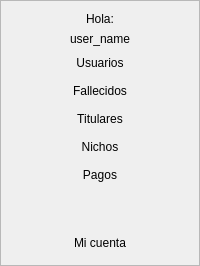
     <widget class="QFrame" name="frame_lateral_window">
      <property name="minimumSize">
       <size>
        <width>110</width>
        <height>0</height>
       </size>
      </property>
      <property name="maximumSize">
       <size>
        <width>200</width>
        <height>16777215</height>
       </size>
      </property>
      <property name="styleSheet">
       <string notr="true"/>
      </property>
      <property name="frameShape">
       <enum>QFrame::StyledPanel</enum>
      </property>
      <property name="frameShadow">
       <enum>QFrame::Raised</enum>
      </property>
      <layout class="QVBoxLayout" name="verticalLayout_5">
       <item>
        <widget class="QLabel" name="label_welcome">
         <property name="styleSheet">
          <string notr="true"/>
         </property>
         <property name="text">
          <string>Hola:</string>
         </property>
         <property name="alignment">
          <set>Qt::AlignCenter</set>
         </property>
        </widget>
       </item>
       <item>
        <widget class="QLabel" name="label_welcome_user_name">
         <property name="styleSheet">
          <string notr="true"/>
         </property>
         <property name="text">
          <string>user_name</string>
         </property>
         <property name="alignment">
          <set>Qt::AlignCenter</set>
         </property>
        </widget>
       </item>
       <item>
        <widget class="QPushButton" name="push_button_users">
         <property name="sizePolicy">
          <sizepolicy hsizetype="Expanding" vsizetype="Fixed">
           <horstretch>0</horstretch>
           <verstretch>0</verstretch>
          </sizepolicy>
         </property>
         <property name="font">
          <font>
           <pointsize>9</pointsize>
           <kerning>true</kerning>
          </font>
         </property>
         <property name="contextMenuPolicy">
          <enum>Qt::DefaultContextMenu</enum>
         </property>
         <property name="acceptDrops">
          <bool>false</bool>
         </property>
         <property name="layoutDirection">
          <enum>Qt::RightToLeft</enum>
         </property>
         <property name="text">
          <string>Usuarios</string>
         </property>
         <property name="icon">
          <iconset>
           <normaloff>C:/Users/small/Downloads/feather/users.svg</normaloff>C:/Users/small/Downloads/feather/users.svg</iconset>
         </property>
         <property name="iconSize">
          <size>
           <width>20</width>
           <height>20</height>
          </size>
         </property>
         <property name="checkable">
          <bool>true</bool>
         </property>
         <property name="autoDefault">
          <bool>false</bool>
         </property>
         <property name="flat">
          <bool>true</bool>
         </property>
        </widget>
       </item>
       <item>
        <widget class="QPushButton" name="push_button_deceased">
         <property name="sizePolicy">
          <sizepolicy hsizetype="Expanding" vsizetype="Fixed">
           <horstretch>0</horstretch>
           <verstretch>0</verstretch>
          </sizepolicy>
         </property>
         <property name="layoutDirection">
          <enum>Qt::RightToLeft</enum>
         </property>
         <property name="text">
          <string>Fallecidos</string>
         </property>
         <property name="icon">
          <iconset>
           <normaloff>C:/Users/small/Downloads/feather/user-minus.svg</normaloff>C:/Users/small/Downloads/feather/user-minus.svg</iconset>
         </property>
         <property name="iconSize">
          <size>
           <width>20</width>
           <height>20</height>
          </size>
         </property>
         <property name="checkable">
          <bool>true</bool>
         </property>
         <property name="autoDefault">
          <bool>false</bool>
         </property>
         <property name="default">
          <bool>false</bool>
         </property>
         <property name="flat">
          <bool>true</bool>
         </property>
        </widget>
       </item>
       <item>
        <widget class="QPushButton" name="push_button_holders">
         <property name="sizePolicy">
          <sizepolicy hsizetype="Expanding" vsizetype="Fixed">
           <horstretch>0</horstretch>
           <verstretch>0</verstretch>
          </sizepolicy>
         </property>
         <property name="layoutDirection">
          <enum>Qt::RightToLeft</enum>
         </property>
         <property name="text">
          <string>Titulares</string>
         </property>
         <property name="icon">
          <iconset>
           <normaloff>C:/Users/small/Downloads/feather/user-plus.svg</normaloff>C:/Users/small/Downloads/feather/user-plus.svg</iconset>
         </property>
         <property name="iconSize">
          <size>
           <width>20</width>
           <height>20</height>
          </size>
         </property>
         <property name="checkable">
          <bool>true</bool>
         </property>
         <property name="flat">
          <bool>true</bool>
         </property>
        </widget>
       </item>
       <item>
        <widget class="QPushButton" name="push_button_niches">
         <property name="sizePolicy">
          <sizepolicy hsizetype="Expanding" vsizetype="Fixed">
           <horstretch>0</horstretch>
           <verstretch>0</verstretch>
          </sizepolicy>
         </property>
         <property name="layoutDirection">
          <enum>Qt::RightToLeft</enum>
         </property>
         <property name="text">
          <string>Nichos</string>
         </property>
         <property name="icon">
          <iconset>
           <normaloff>C:/Users/small/Downloads/feather/archive.svg</normaloff>C:/Users/small/Downloads/feather/archive.svg</iconset>
         </property>
         <property name="iconSize">
          <size>
           <width>20</width>
           <height>20</height>
          </size>
         </property>
         <property name="checkable">
          <bool>true</bool>
         </property>
         <property name="flat">
          <bool>true</bool>
         </property>
        </widget>
       </item>
       <item>
        <widget class="QPushButton" name="push_button_payments">
         <property name="sizePolicy">
          <sizepolicy hsizetype="Expanding" vsizetype="Fixed">
           <horstretch>0</horstretch>
           <verstretch>0</verstretch>
          </sizepolicy>
         </property>
         <property name="layoutDirection">
          <enum>Qt::RightToLeft</enum>
         </property>
         <property name="text">
          <string>Pagos</string>
         </property>
         <property name="icon">
          <iconset>
           <normaloff>C:/Users/small/Downloads/feather/credit-card.svg</normaloff>C:/Users/small/Downloads/feather/credit-card.svg</iconset>
         </property>
         <property name="iconSize">
          <size>
           <width>20</width>
           <height>20</height>
          </size>
         </property>
         <property name="checkable">
          <bool>true</bool>
         </property>
         <property name="flat">
          <bool>true</bool>
         </property>
        </widget>
       </item>
       <item>
        <spacer name="verticalSpacer">
         <property name="orientation">
          <enum>Qt::Vertical</enum>
         </property>
         <property name="sizeHint" stdset="0">
          <size>
           <width>20</width>
           <height>40</height>
          </size>
         </property>
        </spacer>
       </item>
       <item>
        <widget class="QPushButton" name="push_button_my_account">
         <property name="layoutDirection">
          <enum>Qt::RightToLeft</enum>
         </property>
         <property name="autoFillBackground">
          <bool>false</bool>
         </property>
         <property name="text">
          <string>Mi cuenta</string>
         </property>
         <property name="icon">
          <iconset>
           <normaloff>C:/Users/small/Downloads/feather/user-check.svg</normaloff>C:/Users/small/Downloads/feather/user-check.svg</iconset>
         </property>
         <property name="iconSize">
          <size>
           <width>20</width>
           <height>20</height>
          </size>
         </property>
         <property name="checkable">
          <bool>true</bool>
         </property>
         <property name="flat">
          <bool>true</bool>
         </property>
        </widget>
       </item>
      </layout>
     </widget>
